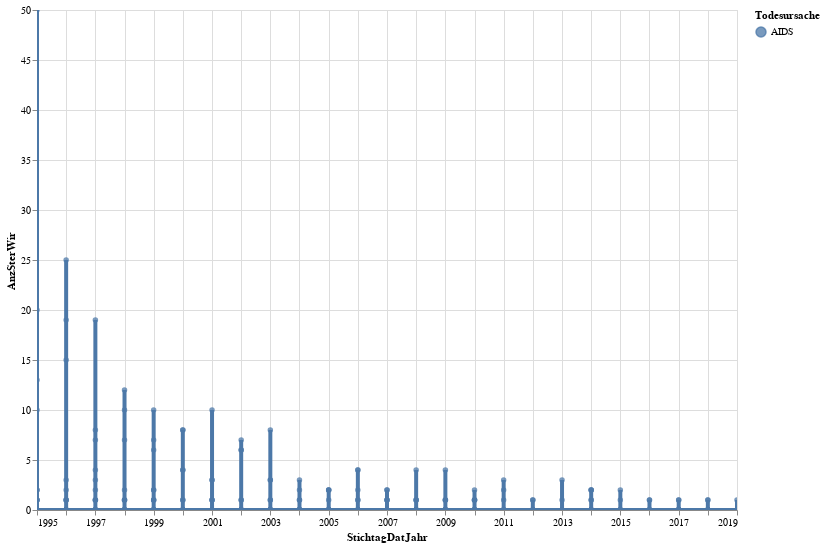

The code cell stored with this chart in its notebook:
### Code cell
# df_statzonen = df_statzonen[(df_statzonen.knr>0) & (df_statzonen.qname!="Hirslanden")]
#aktuellesJahr[[aktuellesJahr.KreisSort =7]] 


highlight = alt.selection(type='single', on='mouseover',
                          fields=['StichtagDatJahr'], nearest=True)
#x='date:StichtagDatJahr',
base = alt.Chart(murders).encode(
    x='StichtagDatJahr',
    y='AnzSterWir',
    color='Todesursache'
)

points = base.mark_circle().encode(
    opacity=alt.value(0.75)
).add_selection(
    highlight
).properties(
    width=700 , height=500
)
lines = base.mark_line().encode(
    size=alt.condition(~highlight, alt.value(1.5), alt.value(4))
).interactive()

points + lines

### Figure 1 — Vega-Lite specification as saved in the notebook (floating-point values rounded to 4 significant figures; data arrays with more than 128 entries replaced by an {"elided": "..."} marker saying what was removed)
{"config": {"view": {"continuousWidth": 400, "continuousHeight": 300}}, "layer": [{"mark": "circle", "encoding": {"color": {"type": "nominal", "field": "Todesursache"}, "opacity": {"value": 0.75}, "x": {"type": "temporal", "field": "StichtagDatJahr"}, "y": {"type": "quantitative", "field": "AnzSterWir"}}, "height": 500, "selection": {"selector001": {"type": "single", "on": "mouseover", "fields": ["StichtagDatJahr"], "nearest": true}}, "width": 700}, {"mark": "line", "encoding": {"color": {"type": "nominal", "field": "Todesursache"}, "size": {"condition": {"value": 1.5, "selection": {"not": "selector001"}}, "value": 4}, "x": {"type": "temporal", "field": "StichtagDatJahr"}, "y": {"type": "quantitative", "field": "AnzSterWir"}}, "selection": {"selector002": {"type": "interval", "bind": "scales", "encodings": ["x", "y"]}}}], "data": {"name": "data-9a325b3cb3046c6a091f4464cc5fbba4"}, "$schema": "https://vega.github.io/schema/vega-lite/v4.8.1.json", "datasets": {"data-9a325b3cb3046c6a091f4464cc5fbba4": {"elided": "495 records"}}}
